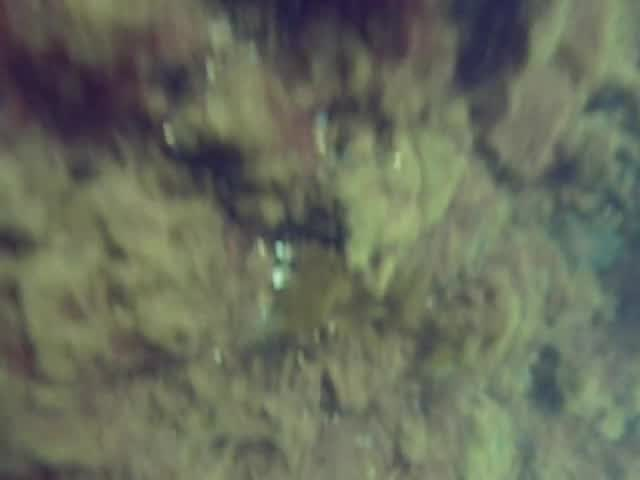
#> input picture images/seaweed.jpg, 640 x 480 px
$ jupyter execute --allow-errors IntroToCameras.ipynb   (shell and % lines are left out)   (older library calls are emulated)
#> lines starting #> are read from the running program, lines starting #| are printed output that depends on the picture
#> further down, image is the input picture: shape (480, 640, 3); mean B, G, R 92, 108.6, 103.5
### preprocessing.py
import cv2
import numpy as np
from skimage.util import img_as_ubyte


# Image Pre-processing Module
# Constant aspect ratio scaling
def const_ar_scale(img, scaling):
    return cv2.resize(img, (0, 0), fx=scaling, fy=scaling)


def rebalance_color(img: np.ndarray, r: float, g: float, b: float):
    return (img.astype(float)*[b,g,r]).astype(np.uint8)


def enhance_detail(img: np.ndarray):
    return cv2.detailEnhance(img)
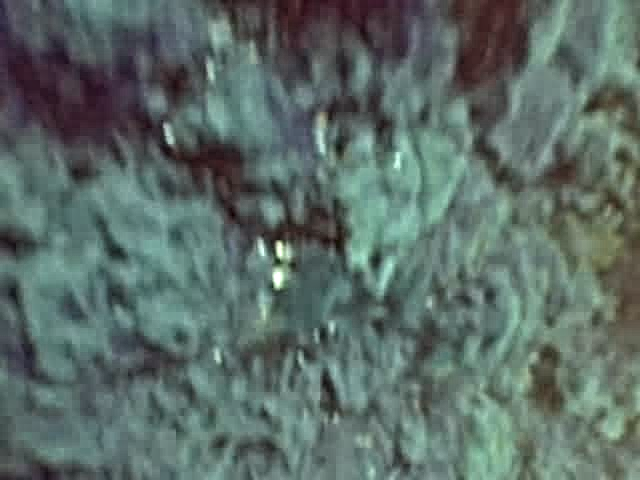
#> returned value: shape (480, 640, 3); mean of channels 0, 1, 2 103.6, 108.8, 92.1; drawn as B, G, R


# [22 lines left out: functions find_center, convex_mask, crop_to_valid_area, not called in this run]


# Color Correction
def fix_color(img: np.ndarray, percent: float=0.8):
    """
    Stengthens the color of an image by mapping X percentage highest and lowest color values to either 0 or 255.
    """
#> called with percent = 0.8
    img = img_as_ubyte(img)
    out_channels = []
    # define the cutoff points
    cumstops = (
        img.shape[0] * img.shape[1] * percent / 200.0,
        img.shape[0] * img.shape[1] * (1 - percent / 200.0)
    )
#> cumstops = (1228.8, 305971.2)
    for channel in cv2.split(img):
        # Create a historgram of the intensity values for each channal in the image
        cumhist = np.cumsum(cv2.calcHist([channel], [0], None, [256], (0, 256)))
        # Define cut off points, i.e 0.8/200 * num of pixels is the cutoff number
        low_cut, high_cut = np.searchsorted(cumhist, cumstops)
        # Create new histogram, the top high_cut number of pixels values are mapped to 255, and vica versa for lowest
        lut = np.concatenate((
            np.zeros(low_cut),
            np.around(np.linspace(0, 255, high_cut - low_cut + 1)),
            255 * np.ones(255 - high_cut)
        ))
        out_channels.append(cv2.LUT(channel, lut))
#> this loop made 3 passes
#> (low_cut, high_cut) on passes 1 to 3: (42, 151), (32, 171), (56, 127)
#> after the loop, out_channels = 3 items
    return cv2.merge(out_channels).astype('uint8')


# Contrast Equalization
def fix_contrast(img: np.ndarray) -> np.ndarray:
    """
    Uses the CLAHE function from openCV to increase the contrast in the image without globally over and underexposling large areas
    """
    clahe = cv2.createCLAHE(clipLimit=1.0, tileGridSize=(2, 2))
    # Apply to each color
    img[:, :, 0] = clahe.apply(img[:, :, 0])
    img[:, :, 1] = clahe.apply(img[:, :, 1])
    img[:, :, 2] = clahe.apply(img[:, :, 2])
    return img


# Lighting Correction
def fix_light(image, limit=3, grid=(7, 7), gray=False):
    """
    Uses the CLAHE function from openCV to increase the contrast of only the luminosity channel of the image
    """
#> called with limit = 3, grid = (7, 7), gray = False
    image=img_as_ubyte(image)
    if len(image.shape) == 2:
        image = cv2.cvtColor(image, cv2.COLOR_GRAY2BGR)
        gray = True
    clahe = cv2.createCLAHE(clipLimit=limit, tileGridSize=grid)
    lab = cv2.cvtColor(image, cv2.COLOR_BGR2LAB)
#> lab: shape (480, 640, 3); mean of channels 0, 1, 2 124.4, 121.3, 127.9
    l, a, b = cv2.split(lab)
    cl = clahe.apply(l)
    limg = cv2.merge((cl, a, b))
#> limg: shape (480, 640, 3); mean of channels 0, 1, 2 131.5, 121.3, 127.9
    image = cv2.cvtColor(limg, cv2.COLOR_LAB2BGR)
    if gray:
        image = cv2.cvtColor(image, cv2.COLOR_BGR2GRAY)
    return image

### IntroToCameras.ipynb
# Introduction to Cameras and Underwater Imaging

This notebook serves as a an accompignment to the lecture for the 25324 Aquatic Fieldwork course. The notebook is written in python and relies heavily upon openCV. The purpose is to give you a starting point of how to work with images and show you how easy it is to implement simple computer vision algorithms.

[cell 1]
from ipywidgets import interact, interactive, fixed, interact_manual
import ipywidgets as widgets
import matplotlib.pyplot as plt
from matplotlib.widgets import Slider
from IPython.display import display
import cv2
import numpy as np
from matplotlib.patches import Rectangle

## Introcution to images

The code below highlights how piexels are just combinations of 3 independant channel. The first example is a fairly boring color slider. The second one is a bit more interesting, it shows how we don't have to only user RBG channels but can use other independant channels, a popular example of which is LAB! Play around and get a feel for how colors work.

#> (a cell that did not finish here is left out)

#> (a cell that did not finish here is left out)

## Color corrections

In this section we look at the effect of applying some color filters effect! Feel free to replace the image with one of your own

[cell 4]
import preprocessing

[cell 5]
image = cv2.imread("images/seaweed.jpg")
image = cv2.cvtColor(image, cv2.COLOR_RGB2BGR)
image_enchanced = preprocessing.enhance_detail(image)
image_color = preprocessing.fix_color(image)
image_contrast = preprocessing.fix_contrast(image)
image_light = preprocessing.fix_light(image)
#> (the rest of this cell did not finish here and is left out)

#> (a cell that did not finish here is left out)

## Edge Detection

Try changing the kernel sizes in the below cells and see how they effect the output!
For a detailed explination of edge detection and how it is completed using fast, simple matrix multipliction check out:https://learnopencv.com/edge-detection-using-opencv/ for a more comprehensive view of how edged detection works. Blob detection is also key in many computer vision algorithms, for details on blob detection check out: https://hackthedeveloper.com/blob-detection-opencv-python/

Image credits: Jean Willerman https://unsplash.com/photos/ePvBOHsAA54

[cell 7]
sobel_kernel_size = 5 #Default is 5
canny_lower_threshold = 100 # Default is 100
canny_upper_threshold = 200 # Default is 200

[cell 8]
# Read the original image
img = cv2.imread('images/fish.jpg')
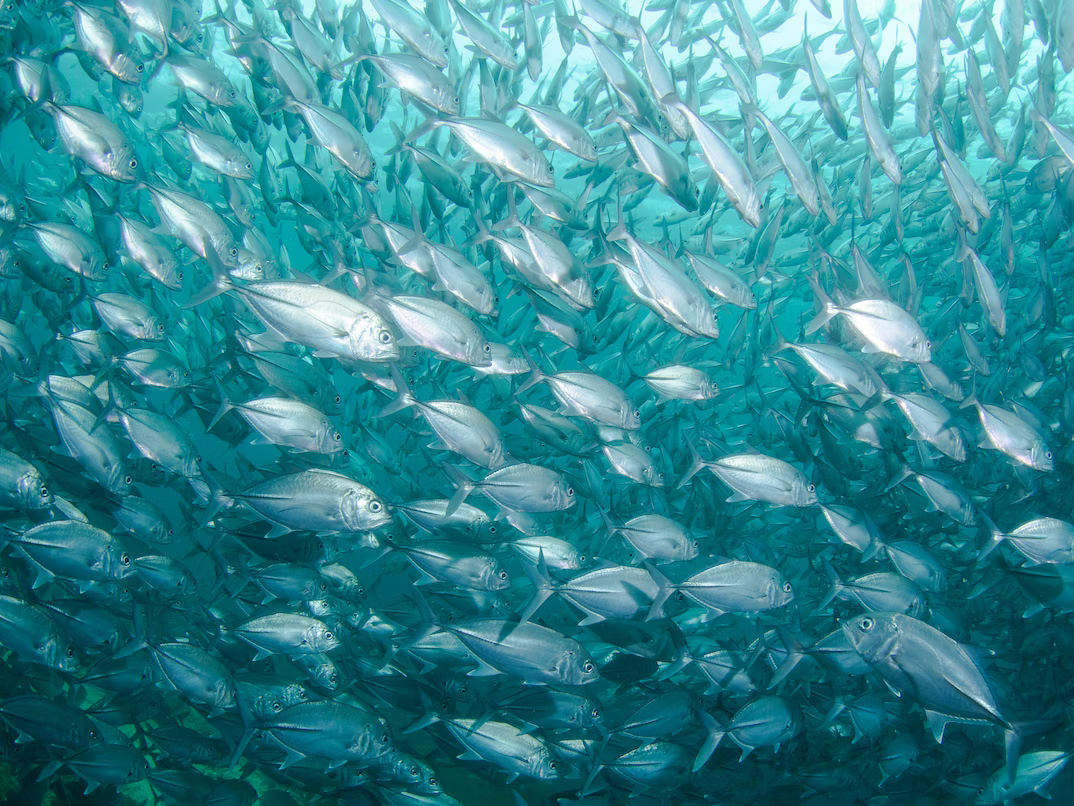
#> input picture images/fish.jpg, 1074 x 806 px
#> img is the input picture: shape (806, 1074, 3); mean B, G, R 146.8, 137.3, 53.1

# Convert to grayscale
img_gray = cv2.cvtColor(img, cv2.COLOR_BGR2GRAY)

# Blur the image for better edge detection
img_blur = cv2.GaussianBlur(img_gray, (3, 3), 0)

# Sobel Edge Detection
sobelx = cv2.Sobel(src=img_blur, ddepth=cv2.CV_64F, dx=1, dy=0, ksize=sobel_kernel_size)  # Sobel Edge Detection on the X axis
sobely = cv2.Sobel(src=img_blur, ddepth=cv2.CV_64F, dx=0, dy=1, ksize=sobel_kernel_size)  # Sobel Edge Detection on the Y axis
sobelxy = cv2.Sobel(src=img_blur, ddepth=cv2.CV_64F, dx=1, dy=1, ksize=sobel_kernel_size)  # Combined X and Y Sobel Edge Detection
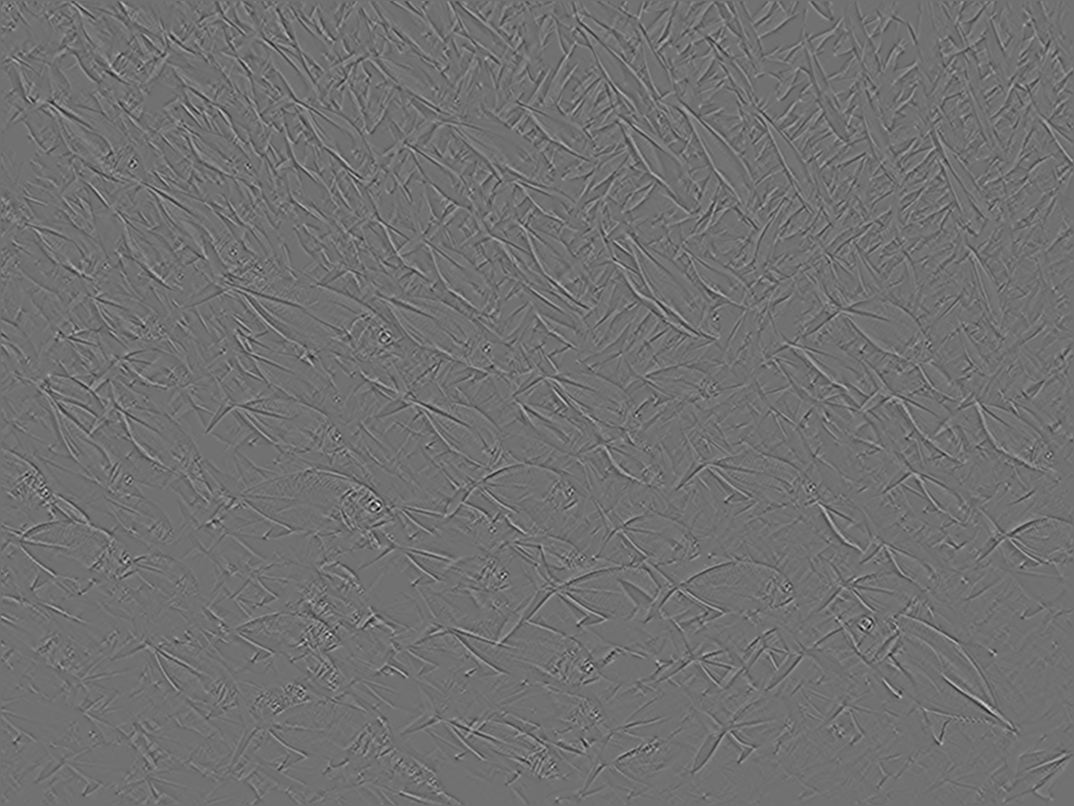
#> sobelxy: shape (806, 1074) float64; min -1170, max 1461, mean 0; drawn with min black and max white

# Canny Edge Detection
edges = cv2.Canny(image=img_blur, threshold1=canny_lower_threshold, threshold2=canny_upper_threshold)  # Canny Edge Detection
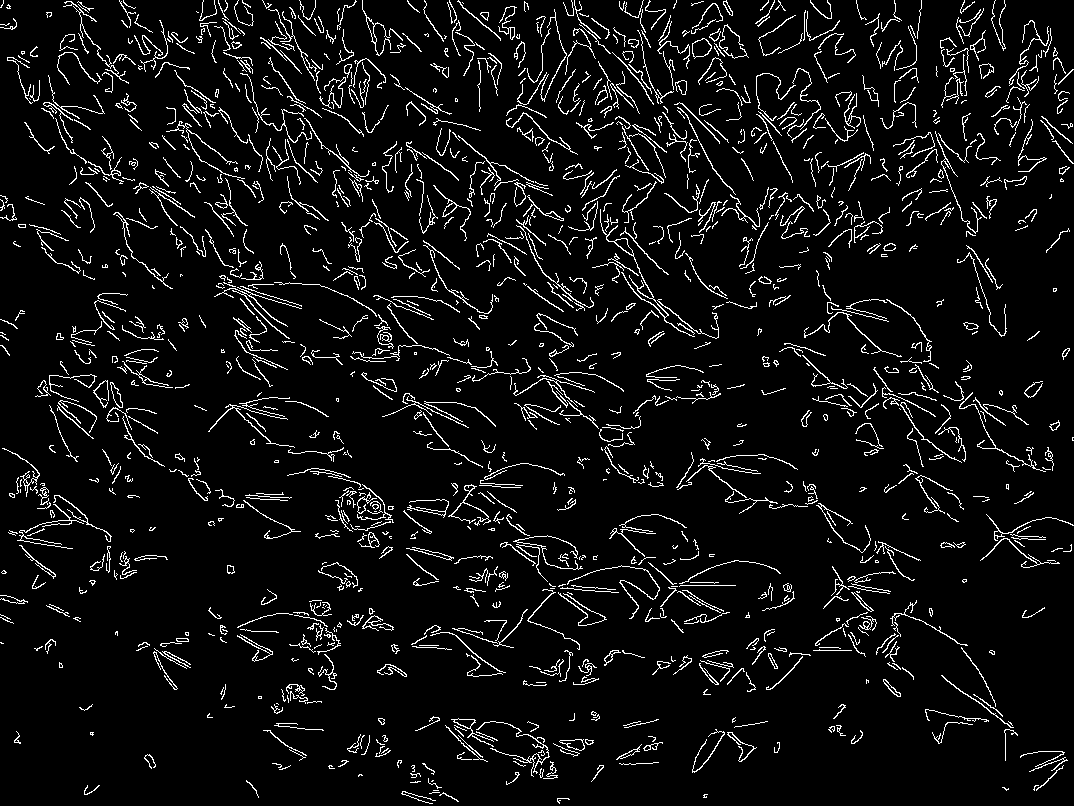
#> edges: shape (806, 1074); 6.4% white in thin lines or dots

# Display images using matplotlib
#> (the rest of this cell did not finish here and is left out)

## Feature detection

Features dection and descrirprtion is a key and very interesting part of computer vision. This example is heavily based on: https://docs.opencv.org/4.x/dc/dc3/tutorial_py_matcher.html. Essentially, what we do here is detect blobs, and then describe them uniquely using the SIFT descriptor. To roughly describe the process, we look for blobs and then look at the pixels around these blobs to create a unique (in theory) descriptor of the feature which allows us to look for similar features in another image. There is a lot of very clever and suprisingly simple innovations which mean we can match features that are, scaled, rotated, illuminated and in a different perspective.

In the example below, the two pictures are taken 3 years apart and yet some good matches can still be found between the door and the image

[cell 9]
img1 = cv2.imread('images/door2.jpg',cv2.IMREAD_GRAYSCALE) # trainImage
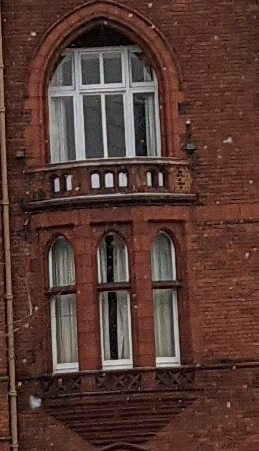
#> input picture images/door2.jpg, 259 x 451 px
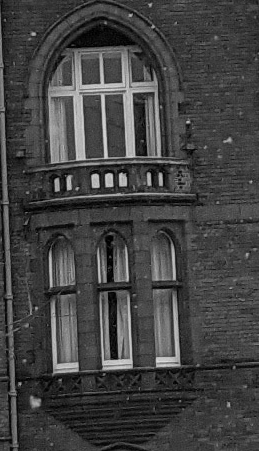
#> img1: shape (451, 259); min 0, max 220, mean 66.2
#> (the rest of this cell did not finish here and is left out)

## Manipulating 3D coords

In this example, you can see how changing the extrinisc and intrisic (focal length) parameters of the camera causes a change in the image. This will hopefully give you an idea of how we can manipulate images to change the position the picture was taken from and how it is simple and pure mathematics! For more resources on this, check out: https://learnopencv.com/geometry-of-image-formation/. Image credits: https://unsplash.com/photos/wqQ4NNG_J28

[cell 10]
f = 500
rotXval = 90
rotYval = 90
rotZval = 90
distXval = 500
distYval = 500
distZval = 500

def onFchange(change):
    global f
    f = change['new']
def onRotXChange(change):
    global rotXval
    rotXval = change['new']
def onRotYChange(change):
    global rotYval
    rotYval = change['new']
def onRotZChange(change):
    global rotZval
    rotZval = change['new']
def onDistXChange(change):
    global distXval
    distXval = change['new']
def onDistYChange(change):
    global distYval
    distYval = change['new']
def onDistZChange(change):
    global distZval
    distZval = change['new']


def process_image():
    # Read input image, and create output image
    src = cv2.imread("images/tracks.jpg")
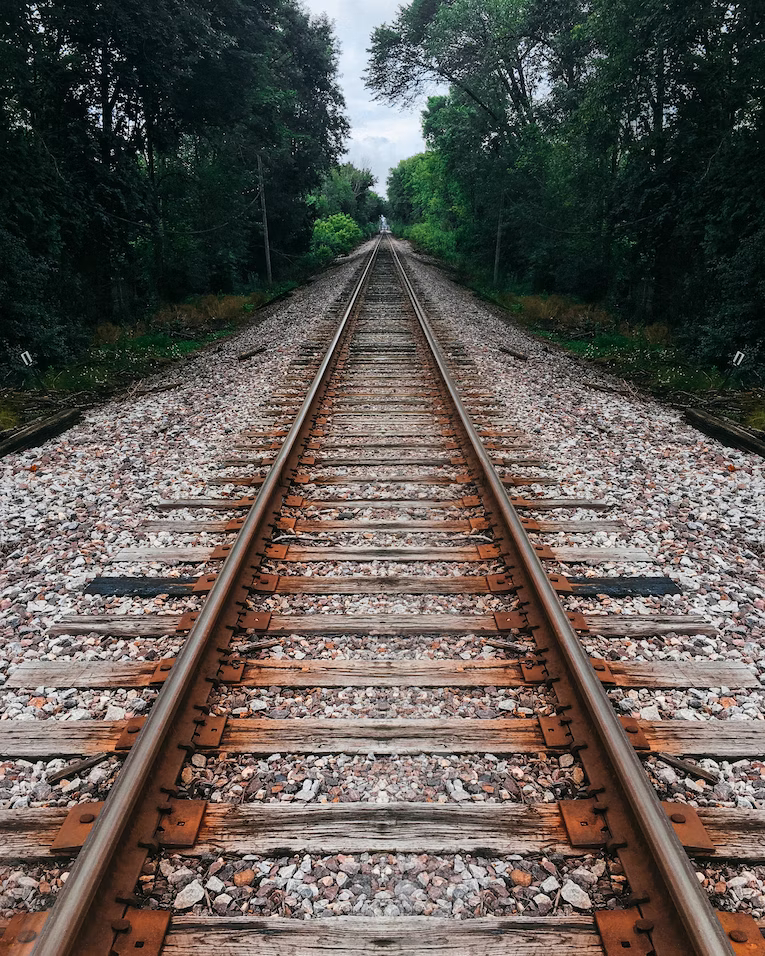
#> input picture images/tracks.jpg, 765 x 956 px
#> src is the input picture: shape (956, 765, 3); mean B, G, R 82.9, 87.9, 94.4
    src = cv2.resize(src, (640, 480))
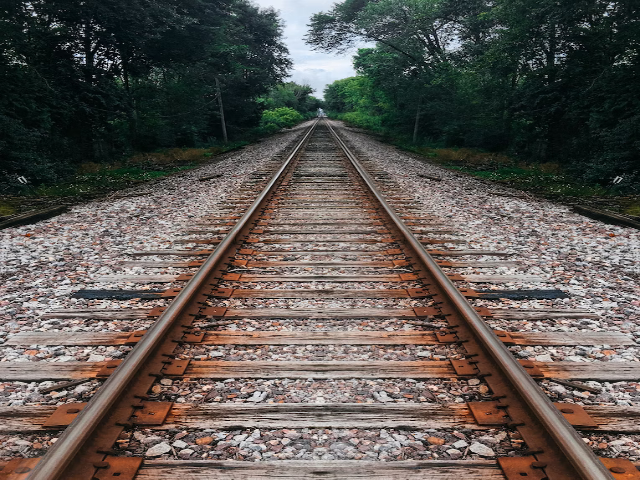
#> src: shape (480, 640, 3); mean B, G, R 82.8, 87.8, 94.2
    dst = np.zeros_like(src)
    h, w = src.shape[:2]
#> h = 480; w = 640
    fig, ax = plt.subplots()
    ax.set_title("original image")
    ax.axis('off')
    ax.imshow(cv2.cvtColor(src, cv2.COLOR_BGR2RGB))
    plt.show()


    fig, ax = plt.subplots()
    ax.axis('off')

    # [56 lines left out: function update_image, not called in this run]

    # Create user interface with sliders that will allow modifying the parameters of the transformation

    f_val = widgets.IntSlider(min=0, max=1000, value=f, description='f', continuous_update=False)
    rotx_val = widgets.IntSlider(min=0, max=180, value=rotXval, description='Rotation X', continuous_update=False)
    roty_val = widgets.IntSlider(min=0, max=180, value=rotYval, description='Rotation Y', continuous_update=False)
    rotz_val = widgets.IntSlider(min=0, max=180, value=rotZval, description='Rotation Z', continuous_update=False)
    dist_xval = widgets.IntSlider(min=-500, max=500, value=distXval, description='Distance X', continuous_update=False)
    dist_yval = widgets.IntSlider(min=-500, max=500, value=distYval, description='Distance Y', continuous_update=False)
    dist_zval = widgets.IntSlider(min=-500, max=500, value=distZval, description='Distance Z', continuous_update=False)

    interact_widget = widgets.interactive(update_image, f_val = f_val, rotX_val = rotx_val, rotY_val = roty_val, rotZ_val = rotz_val, distX_val = dist_xval, distY_val =  dist_yval, distZ_val = dist_zval)
    display(interact_widget)

# Call the process_image function
process_image()
#> (the call stopped at in process_image, `fig, ax = plt.subplots()`: IPython is not available in this run)

## Depth maps

This section shows how to create a rudimentatry depth map. It is based off https://docs.opencv.org/3.4/dd/d53/tutorial_py_depthmap.html. Try changing the block size and disparities to see how the result changes! For a more in depth look into how stero depth maps work and epipolar geometry check out the previous link and: https://docs.opencv.org/3.4/da/de9/tutorial_py_epipolar_geometry.html

[cell 11]
BlockSize = 7 # Default is 7
Number_of_disparities = 16 # Default is 16


imgL = cv2.imread('images/sterol.png', cv2.IMREAD_GRAYSCALE)
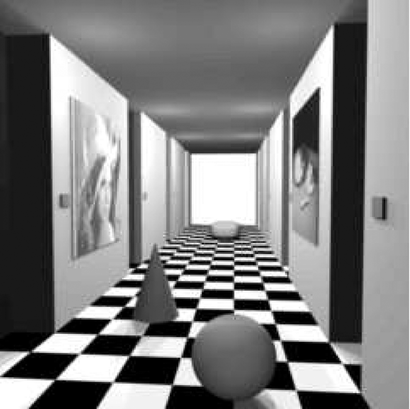
#> input picture images/sterol.png, 410 x 409 px
#> imgL is the input picture: shape (409, 410); min 0, max 255, mean 126.5
imgR = cv2.imread('images/steror.png', cv2.IMREAD_GRAYSCALE)
stereo = cv2.StereoBM_create(numDisparities=Number_of_disparities, blockSize=BlockSize)
#> (the rest of this cell did not finish here and is left out)
